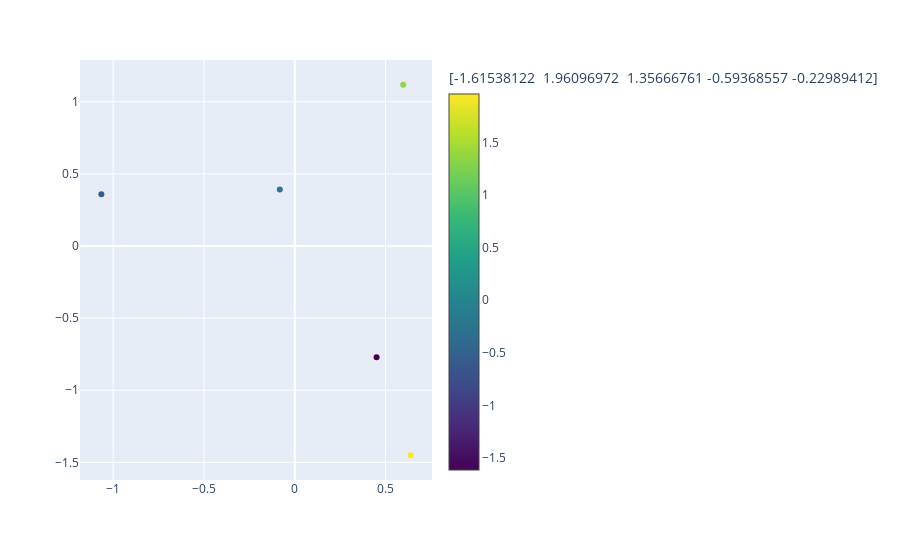

This figure's notebook cell:
### Code cell
fig.update_traces(hovertemplate = f"<b>%{{hovertext}}</b><br>x: %{{x:.2f}}<br>y: %{{y:.2f}}<br>c: %{{marker.color:.2f}}<extra></extra>",
                     marker=dict(cmin = min(c), cmax=max(c), colorscale='Viridis', 
                                                showscale=True, 
                                                colorbar=dict(title=f'{c}'),))

### Figure 1 — Plotly figure (JSON) as saved in the notebook; plotly's stock layout.template omitted (floating-point values rounded to 4 significant figures)
{"data": [{"hovertemplate": "<b>%{hovertext}</b><br>x: %{x:.2f}<br>y: %{y:.2f}<br>c: %{marker.color:.2f}<extra></extra>", "legendgroup": "", "marker": {"cmax": 1.961, "cmin": -1.615, "color": "#636efa", "colorbar": {"title": {"text": "[-1.61538122  1.96096972  1.35666761 -0.59368557 -0.22989412]"}}, "colorscale": [[0, "#440154"], [0.1111, "#482878"], [0.2222, "#3e4989"], [0.3333, "#31688e"], [0.4444, "#26828e"], [0.5556, "#1f9e89"], [0.6667, "#35b779"], [0.7778, "#6ece58"], [0.8889, "#b5de2b"], [1, "#fde725"]], "showscale": true, "symbol": "circle"}, "mode": "markers", "name": "", "orientation": "v", "showlegend": false, "type": "scatter", "xaxis": "x", "yaxis": "y"}, {"hovertemplate": "<b>%{hovertext}</b><br>x: %{x:.2f}<br>y: %{y:.2f}<br>c: %{marker.color:.2f}<extra></extra>", "hovertext": ["data1", "data1", "data1", "data1", "data1"], "marker": {"cmax": 1.961, "cmin": -1.615, "color": [-1.615, 1.961, 1.357, -0.5937, -0.2299], "colorbar": {"title": {"text": "[-1.61538122  1.96096972  1.35666761 -0.59368557 -0.22989412]"}}, "colorscale": [[0, "#440154"], [0.1111, "#482878"], [0.2222, "#3e4989"], [0.3333, "#31688e"], [0.4444, "#26828e"], [0.5556, "#1f9e89"], [0.6667, "#35b779"], [0.7778, "#6ece58"], [0.8889, "#b5de2b"], [1, "#fde725"]], "showscale": true}, "mode": "markers", "name": "data1", "type": "scatter", "x": [0.4506, 0.6381, 0.5971, -1.065, -0.08234], "y": [-0.771, -1.451, 1.118, 0.3579, 0.3919]}], "layout": {"legend": {"tracegroupgap": 0}, "margin": {"t": 60}, "xaxis": {"anchor": "y", "domain": [0, 1]}, "yaxis": {"anchor": "x", "domain": [0, 1]}}}
